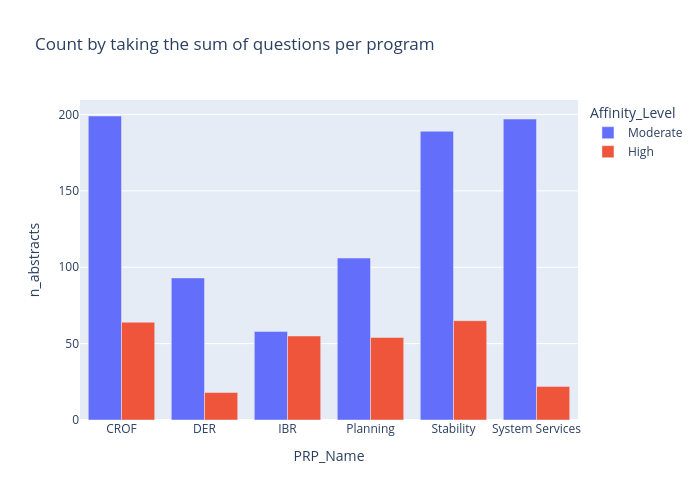

Notebook code cell kept with this figure:
### Code cell
count_df = ra_adjudication_aggregated_df.groupby(['PRP_Name', 'Affinity_Level']).size().reset_index(name='n_abstracts')

fig = px.bar(count_df[(count_df['Affinity_Level'] != 'Low')],
       x = 'PRP_Name',
       y = 'n_abstracts',
       color = 'Affinity_Level',
       title='Count by taking the sum of questions per program',
       barmode='group',
       category_orders={
        'Affinity_Level': ['Moderate', 'High'],
        'source': ['prp', 'ra']
    },)
fig.update_layout(width=700, height=500)
fig.show()

### Figure 1 — Plotly figure (JSON) as saved in the notebook; plotly's stock layout.template omitted (floating-point values rounded to 4 significant figures)
{"data": [{"alignmentgroup": "True", "hovertemplate": "Affinity_Level=Moderate<br>PRP_Name=%{x}<br>n_abstracts=%{y}<extra></extra>", "legendgroup": "Moderate", "marker": {"color": "#636efa", "pattern": {"shape": ""}}, "name": "Moderate", "offsetgroup": "Moderate", "orientation": "v", "showlegend": true, "textposition": "auto", "type": "bar", "x": ["CROF", "DER", "IBR", "Planning", "Stability", "System Services"], "xaxis": "x", "y": [199, 93, 58, 106, 189, 197], "yaxis": "y"}, {"alignmentgroup": "True", "hovertemplate": "Affinity_Level=High<br>PRP_Name=%{x}<br>n_abstracts=%{y}<extra></extra>", "legendgroup": "High", "marker": {"color": "#EF553B", "pattern": {"shape": ""}}, "name": "High", "offsetgroup": "High", "orientation": "v", "showlegend": true, "textposition": "auto", "type": "bar", "x": ["CROF", "DER", "IBR", "Planning", "Stability", "System Services"], "xaxis": "x", "y": [64, 18, 55, 54, 65, 22], "yaxis": "y"}], "layout": {"barmode": "group", "height": 500, "legend": {"title": {"text": "Affinity_Level"}, "tracegroupgap": 0}, "title": {"text": "Count by taking the sum of questions per program"}, "width": 700, "xaxis": {"anchor": "y", "domain": [0, 1], "title": {"text": "PRP_Name"}}, "yaxis": {"anchor": "x", "domain": [0, 1], "title": {"text": "n_abstracts"}}}}
